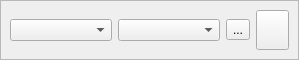
<?xml version="1.0" encoding="UTF-8"?>
<ui version="4.0">
 <class>SerialBox5_lite</class>
 <widget class="QWidget" name="SerialBox5_lite">
  <property name="geometry">
   <rect>
    <x>0</x>
    <y>0</y>
    <width>299</width>
    <height>60</height>
   </rect>
  </property>
  <layout class="QHBoxLayout" name="horizontalLayout">
   <property name="leftMargin">
    <number>0</number>
   </property>
   <property name="topMargin">
    <number>0</number>
   </property>
   <property name="rightMargin">
    <number>0</number>
   </property>
   <property name="bottomMargin">
    <number>0</number>
   </property>
   <item>
    <widget class="QFrame" name="frame">
     <property name="frameShape">
      <enum>QFrame::StyledPanel</enum>
     </property>
     <property name="frameShadow">
      <enum>QFrame::Raised</enum>
     </property>
     <layout class="QHBoxLayout" name="horizontalLayout_3">
      <item>
       <layout class="QHBoxLayout" name="horizontalLayout_2">
        <item>
         <layout class="QVBoxLayout" name="verticalLayout">
          <item>
           <layout class="QGridLayout" name="gridLayout">
            <item row="0" column="1">
             <widget class="QComboBox" name="BaudBox"/>
            </item>
            <item row="0" column="2">
             <widget class="QToolButton" name="btn_refresh">
              <property name="text">
               <string>...</string>
              </property>
             </widget>
            </item>
            <item row="0" column="0">
             <widget class="QComboBox" name="PortBox"/>
            </item>
           </layout>
          </item>
         </layout>
        </item>
        <item>
         <layout class="QVBoxLayout" name="layout_power">
          <item>
           <widget class="QPushButton" name="btn_power">
            <property name="maximumSize">
             <size>
              <width>33</width>
              <height>70</height>
             </size>
            </property>
            <property name="styleSheet">
             <string notr="true">QPushButton#btn_power {
}
QPushButton#btn_power:checked {
	background:green;
}</string>
            </property>
            <property name="checkable">
             <bool>true</bool>
            </property>
           </widget>
          </item>
         </layout>
        </item>
        <item>
         <layout class="QVBoxLayout" name="layout_right_LOG"/>
        </item>
       </layout>
      </item>
     </layout>
    </widget>
   </item>
  </layout>
 </widget>
 <tabstops>
  <tabstop>PortBox</tabstop>
  <tabstop>btn_refresh</tabstop>
 </tabstops>
 <resources/>
 <connections/>
</ui>
